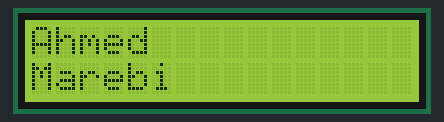
This program was run on a simulated Raspberry Pi (BCM pin numbers). Shown: 16×2 character LCD.

Above: at 0.2 s.
At 4.3 s:
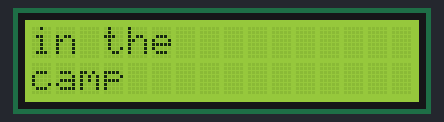

The program:

lcd.py
```python
import smbus
import time

# Define some device parameters
I2C_ADDR  = 0x27 # I2C device address
LCD_WIDTH = 16   # Maximum characters per line

# Define some device constants
LCD_CHR = 1 # Mode - Sending data
LCD_CMD = 0 # Mode - Sending command

LCD_LINE_1 = 0x80 # LCD RAM address for the 1st line
LCD_LINE_2 = 0xC0 # LCD RAM address for the 2nd line
LCD_LINE_3 = 0x94 # LCD RAM address for the 3rd line
LCD_LINE_4 = 0xD4 # LCD RAM address for the 4th line

LCD_BACKLIGHT  = 0x08  # On
#LCD_BACKLIGHT = 0x00  # Off

ENABLE = 0b00000100 # Enable bit

# Timing constants
E_PULSE = 0.0005
E_DELAY = 0.0005

#Open I2C interface
#bus = smbus.SMBus(0)  # Rev 1 Pi uses 0
bus = smbus.SMBus(1) # Rev 2 Pi uses 1

def lcd_init():
  # Initialise display
  lcd_byte(0x33,LCD_CMD) # 110011 Initialise
  lcd_byte(0x32,LCD_CMD) # 110010 Initialise
  lcd_byte(0x06,LCD_CMD) # 000110 Cursor move direction
  lcd_byte(0x0C,LCD_CMD) # 001100 Display On,Cursor Off, Blink Off
  lcd_byte(0x28,LCD_CMD) # 101000 Data length, number of lines, font size
  lcd_byte(0x01,LCD_CMD) # 000001 Clear display
  time.sleep(E_DELAY)

def lcd_byte(bits, mode):
  # Send byte to data pins
  # bits = the data
  # mode = 1 for data
  #        0 for command

  bits_high = mode | (bits & 0xF0) | LCD_BACKLIGHT
  bits_low = mode | ((bits<<4) & 0xF0) | LCD_BACKLIGHT

  # High bits
  bus.write_byte(I2C_ADDR, bits_high)
  lcd_toggle_enable(bits_high)

  # Low bits
  bus.write_byte(I2C_ADDR, bits_low)
  lcd_toggle_enable(bits_low)

def lcd_toggle_enable(bits):
  # Toggle enable
  time.sleep(E_DELAY)
  bus.write_byte(I2C_ADDR, (bits | ENABLE))
  time.sleep(E_PULSE)
  bus.write_byte(I2C_ADDR,(bits & ~ENABLE))
  time.sleep(E_DELAY)

def lcd_string(message,line):
  # Send string to display

  message = message.ljust(LCD_WIDTH," ")

  lcd_byte(line, LCD_CMD)

  for i in range(LCD_WIDTH):
    lcd_byte(ord(message[i]),LCD_CHR)

def main():
  # Main program block

  # Initialise display
  lcd_init()

  while True:

    # Send some test
    lcd_string("Ahmed",LCD_LINE_1)
    lcd_string("Marebi",LCD_LINE_2)

    time.sleep(4)

    # Send some more text
    lcd_string("in the",LCD_LINE_1)
    lcd_string("camp",LCD_LINE_2)

    time.sleep(3)

if __name__ == '__main__':

  try:
    main()
  except KeyboardInterrupt:
    pass
  finally:
    lcd_byte(0x01, LCD_CMD)
```

Measured:
- what the display in image 0 shows lasts 4.1 s, from 0.1 s to 4.2 s
- what the display in image 1 shows lasts 3.0 s, from 4.3 s to 7.3 s
